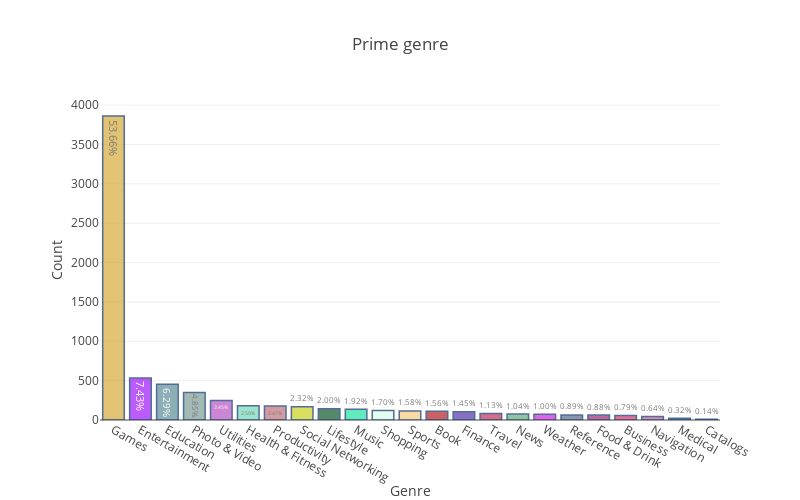

The cell this chart's notebook holds for it:
### Markdown cell above
## Countplot for each type of Prime_genre

### Code cell
def random_color_generator(number_of_colors):
    color = ["#"+''.join([random.choice('0123456789ABCDEF') for j in range(6)])
                 for i in range(number_of_colors)]
    return color

cnt_srs = df_app['prime_genre'].value_counts()
text = ['{:.2f}%'.format(100 * (value / cnt_srs.sum())) for value in cnt_srs.values]

trace = go.Bar(
    x = cnt_srs.index,
    y = cnt_srs.values,
    text = text,
    marker = dict(
        color = random_color_generator(100),
        line = dict(color='rgb(8, 48, 107)',
                    width = 1.5)
    ),
    opacity = 0.7
)
data = [trace]

layout = go.Layout(
    title = 'Prime genre',
    margin = dict(
        l = 100
    ),
    xaxis = dict(
        title = 'Genre'
    ),
    yaxis = dict(
        title = 'Count'
    ),
    width = 800,
    height = 500
)

fig = go.Figure(data=data, layout=layout)
py.iplot(fig)

### Figure 1 — Plotly figure (JSON) as saved in the notebook; plotly's stock layout.template omitted (floating-point values rounded to 4 significant figures)
{"data": [{"marker": {"color": ["#D7AB39", "#A016FB", "#5B8D99", "#7D9C95", "#B854C4", "#73D6B8", "#C17278", "#CCD21E", "#0D582A", "#20E2A5", "#D6FEE9", "#F8CA81", "#B61D24", "#5735AC", "#C62F56", "#62AD77", "#D720DF", "#5A6A85", "#A12873", "#D9356A", "#C36190", "#16558D", "#9DBCE8", "#BCC0E3", "#339688", "#68E4AB", "#5D8899", "#617EDF", "#AFCCDC", "#F4B6D1", "#832E6C", "#F60179", "#647587", "#E3B111", "#F4BB20", "#D25301", "#BC7CC0", "#C61CE1", "#65AB67", "#348352", "#CCC58F", "#D253E2", "#D745FC", "#C1E695", "#133072", "#ED9B2F", "#2728BF", "#C84431", "#51424A", "#650D27", "#69579D", "#4182BB", "#3469B0", "#BFE35F", "#3DE823", "#FFFB9D", "#36FD36", "#0E8D0F", "#EC30E7", "#DC1F92", "#A103B0", "#452686", "#C97877", "#F31821", "#8F9D47", "#8B024F", "#2E7C25", "#D01A7C", "#7518EF", "#24DAEF", "#7F931E", "#D3880E", "#F42DAF", "#3132F4", "#6534C4", "#C9D963", "#EE1F2B", "#5FB228", "#EEE9DF", "#124419", "#7997AF", "#1A543D", "#350AAF", "#20E5D6", "#E133A1", "#6149C6", "#AD0712", "#3D72F8", "#683568", "#250693", "#15CADF", "#95377B", "#F4C03E", "#372035", "#5C9C41", "#A3E54A", "#13E87B", "#C26C57", "#E321F0", "#1BDBC6"], "line": {"color": "rgb(8, 48, 107)", "width": 1.5}}, "opacity": 0.7, "text": ["53.66%", "7.43%", "6.29%", "4.85%", "3.45%", "2.50%", "2.47%", "2.32%", "2.00%", "1.92%", "1.70%", "1.58%", "1.56%", "1.45%", "1.13%", "1.04%", "1.00%", "0.89%", "0.88%", "0.79%", "0.64%", "0.32%", "0.14%"], "type": "bar", "uid": "dc1672c2-d8ec-11e8-8ac2-5435308b7835", "x": ["Games", "Entertainment", "Education", "Photo & Video", "Utilities", "Health & Fitness", "Productivity", "Social Networking", "Lifestyle", "Music", "Shopping", "Sports", "Book", "Finance", "Travel", "News", "Weather", "Reference", "Food & Drink", "Business", "Navigation", "Medical", "Catalogs"], "y": [3862, 535, 453, 349, 248, 180, 178, 167, 144, 138, 122, 114, 112, 104, 81, 75, 72, 64, 63, 57, 46, 23, 10]}], "layout": {"height": 500, "margin": {"l": 100}, "title": "Prime genre", "width": 800, "xaxis": {"title": "Genre"}, "yaxis": {"title": "Count"}}}
